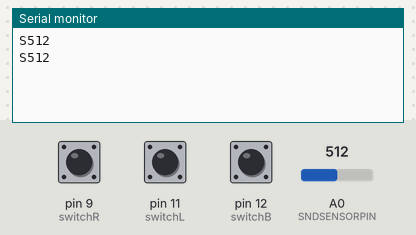
Simulated run of this sketch. Board: Arduino Uno, built with avr-gcc and run on an emulated ATmega328P. On the bench: the last lines printed to the serial monitor. Inputs (shaded band) come from the test bench; at power-on: pin 9 (switchR) LOW, pin 11 (switchL) LOW, pin 12 (switchB) LOW, A0 (SNDSENSORPIN) = 512.

Above: at 1.8 s.
1.9 s: pin 9 (switchR) pulled HIGH for 1.2 s
At 2.8 s:
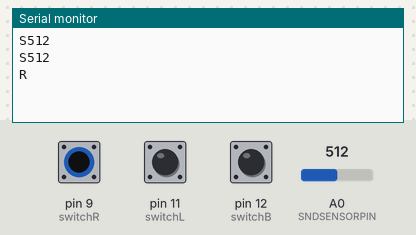
4.6 s: pin 11 (switchL) pulled HIGH for 1.2 s
At 5.8 s:
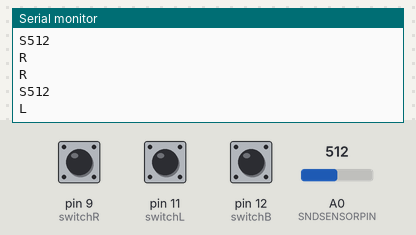
7.3 s: pin 12 (switchB) pulled HIGH for 1.2 s
At 8.8 s:
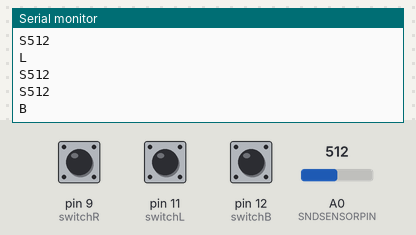
10.0 s: A0 (SNDSENSORPIN) set to 716
At 10.3 s:
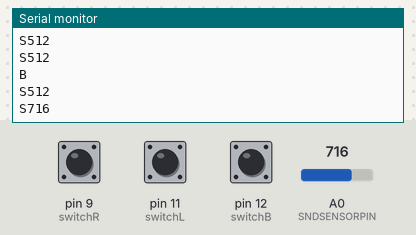
11.5 s: A0 (SNDSENSORPIN) set to 900
At 12.8 s:
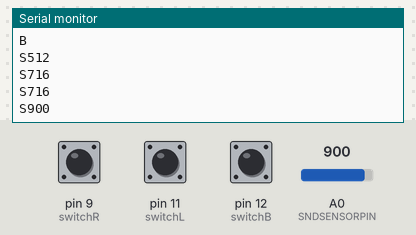
Timing chart, 0 to 14.0 s (numbered marks = the images above; inputs shaded):
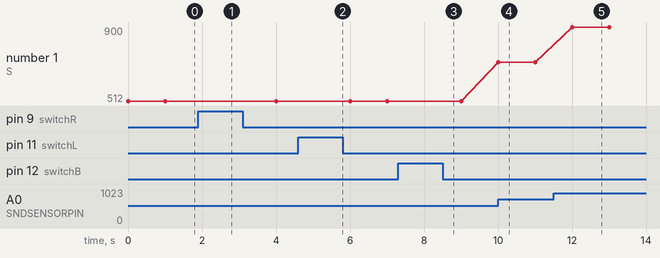

Measured:
- after the input at 1.9 s, the serial monitor: prints a new line after 0.10 s (image 1)
- after the input at 4.6 s, the serial monitor: prints a new line after 0.40 s (image 2)
- after the input at 7.3 s, the serial monitor: prints a new line after 0.70 s (image 3)
- after the input at 10.0 s, the serial monitor: prints a new line at once (image 4)
- after the input at 11.5 s, the serial monitor: prints a new line after 0.50 s (image 5)
- plotted number 1: 512 → 716 after the input at 10.0 s, 716 → 900 after the input at 11.5 s

The sketch:

pir.ino
```cpp
#define SNDSENSORPIN A0

//int ledPin = 13; // LED 연결핀

int soundValue = 0;
int soundValueP = 0;
int switchF = 8;
int switchB = 12;
int switchL = 11;
int switchR = 9;

int buttonCheckF = LOW;
int buttonCheckB = LOW;
int buttonCheckL = LOW;
int buttonCheckR = LOW;

String soundMessage = "S";
String msg = "";
//String pirMessage = "P1";

void setup() {
    //pinMode(ledPin, OUTPUT); // LED Output 설정
    //pinMode(pirDegitalPin, INPUT); // 센서 Input 설정

    pinMode(A0, INPUT);
    pinMode(switchF, INPUT);
    pinMode(switchB, INPUT);
    pinMode(switchL, INPUT);
    pinMode(switchR, INPUT);

    Serial.begin(9600);
}

unsigned long timeChecker = 0;

void loop(){
    //unsigned long currentTime = millis();

    //delay(50);

    //buttonCheckF = LOW;
    buttonCheckB = LOW;
    buttonCheckL = LOW;
    buttonCheckR = LOW;

  while(true){

    /*buttonCheckF = digitalRead(switchF);

    if(buttonCheckF == HIGH){
      Serial.println("F");
      buttonCheckF = LOW;
      delay(500);
      break;
    }*/

    buttonCheckB = digitalRead(switchB);

    if(buttonCheckB == HIGH){
      Serial.println("B");
      buttonCheckB = LOW;
      delay(500);
      break;
    }

    buttonCheckL = digitalRead(switchL);

    if(buttonCheckL == HIGH){
      Serial.println("L");
      buttonCheckL = LOW;
      delay(500);
      break;
    }

    buttonCheckR = digitalRead(switchR);

    if(buttonCheckR == HIGH){
      Serial.println("R");
      buttonCheckR = LOW;
      delay(500);
      break;
    }

    soundMessage = "S";

    soundValue = analogRead(A0);

    if(soundValue > 200){
      soundMessage.concat(soundValue);

      Serial.println(soundMessage);
      delay(500);
      break;
    }

    }

    delay(500);

}
```
